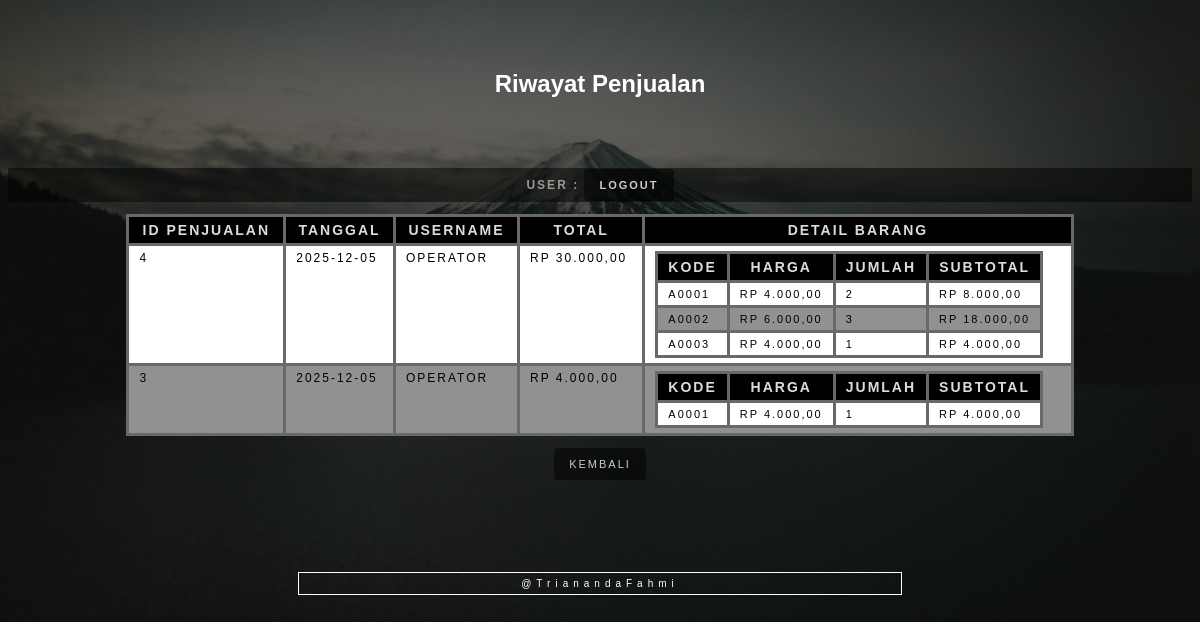
Screenshot of /rekampenjualan.php with the database file from the repository.
### tables this page shows
CREATE TABLE `penjualan` (
  `idPenjualan` int(5) NOT NULL,
  `username` char(10) NOT NULL,
  `tanggalPenjualan` date NOT NULL,
  `total` int(11) NOT NULL
);

CREATE TABLE `detailpenjualan` (
  `id` int(5) UNSIGNED ZEROFILL NOT NULL,
  `username` char(10) NOT NULL,
  `idPenjualan` int(5) NOT NULL,
  `kodeBarang` char(11) NOT NULL,
  `harga` int(11) NOT NULL,
  `jumlah` int(11) NOT NULL
);

### rekampenjualan.php (the view, shortened to what this page needs)
<!doctype html>
<html>
<head>
    <link rel="stylesheet" href="tampilan.css">
</head>
<body>
    <?php
    include "crudBarang.php";
    ?>
    <center>
        <h2>Riwayat Penjualan</h2>
        <?php
        echo ("<h3 class='info'>User : $_SESSION[namauser] <a href='logoutuser.php' class='btn'>LOGOUT</a></h3>");
        ?>
        <?php
        $koneksi = koneksi();
        $sql = "SELECT * FROM penjualan ORDER BY idPenjualan DESC";
        $hasil = mysqli_query($koneksi, $sql);
        if (mysqli_num_rows($hasil) == 0) {
            echo "<p>Tidak ada data penjualan.</p>";
        } else {
        ?>
            <table border="1">
                <tr>
                    <th>ID Penjualan</th>
                    <th>Tanggal</th>
                    <th>Username</th>
                    <th>Total</th>
                    <th>Detail Barang</th>
                </tr>
                <?php
                while ($row = mysqli_fetch_assoc($hasil)) {
                    $id = $row['idPenjualan'];
                    $tanggal = $row['tanggalPenjualan'];
                    $username = $row['username'];
                    $total = $row['total'];
                    $detail = mysqli_query(
                        $koneksi,
                        "SELECT * FROM detailpenjualan WHERE idPenjualan='$id'"
                    );
                ?>
                    <tr>
                        <td><?php echo $id; ?></td>
                        <td><?php echo $tanggal; ?></td>
                        <td><?php echo $username; ?></td>
                        <td><?php echo rupiah($total); ?></td>
                        <td>
                            <table border="1" style="font-size: 11px;">
                                <tr>
                                    <th>Kode</th>
                                    <th>Harga</th>
                                    <th>Jumlah</th>
                                    <th>Subtotal</th>
                                </tr>
                                <?php
                                while ($d = mysqli_fetch_assoc($detail)) {
                                    $sub = $d['harga'] * $d['jumlah'];
                                    echo "
                <tr>
                    <td>{$d['kodeBarang']}</td>
                    <td>" . rupiah($d['harga']) . "</td>
                    <td>{$d['jumlah']}</td>
                    <td>" . rupiah($sub) . "</td>
                </tr>";
                                }
                                ?>
                            </table>
                        </td>
                    </tr>
                <?php
                }
                ?>
            </table>
        <?php
        }
        ?>
        <br>
        <a href="index.php" class="btn">KEMBALI</a>
        <a href="#" class="footeruser">@TrianandaFahmi</a>
    </center>
</body>
</html>

### tampilan.css (style rules this page uses)
* { -webkit-transition-property: all; -webkit-transition-duration: .2s; -moz-transition-timing-function: cubic-bezier(100, 50, 21, 6); -moz-transition-property: all; -moz-transition-timing-function: cubic-bezier(100, 50, 21, 6); }
body { background-image: linear-gradient(rgba(0, 0, 0, .5), rgba(0, 0, 0, .5)), url("image/BG2.jpg"); background-position: center; background-size: cover; text-align: center; font-family: 'Oswald', sans-serif; min-width: 800px; align-items: center; justify-content: center; }
table { min-width: 80%; border-collapse: collapse; color: #000000; font-size: 12px; text-decoration: none; letter-spacing: 2px; text-transform: uppercase; padding-bottom: 20px; }
table th { background: #000000; color: #DCDCDC; font-weight: bold; font-size: 14px; }
table th, table td { vertical-align: top; padding: 5px 10px; border: 3px solid #696969; }
table tr { background: #919191; }
table tr:nth-child(even) { background: #FFFFFF; }
h2 { color: #FFFFFF; padding: 50px; }
h3 { color: #FFFFFF; padding: 50px; padding-bottom: 20px; }
.btn { color: #ccc; background: rgba(0, 0, 0, 0.5); padding: 10px 15px; font-size: 11px; text-decoration: none; letter-spacing: 2px; text-transform: uppercase; border-radius: 4px; }
.info { color: #999; background: rgba(0, 0, 0, 0.5); padding: 10px 20px; font-size: 12px; text-decoration: none; letter-spacing: 2px; text-transform: uppercase; }
.footeruser { font-size: 10px; color: #fff; clear: both; display: block; letter-spacing: 5px; border: 1px solid #fff; padding: 5px; text-decoration: none; width: 50%; margin: auto; margin-top: 100px; }

### rows the page displays
penjualan: idPenjualan "4", tanggalPenjualan "2025-12-05", username "OPERATOR", total "RP 30.000,00"
detailpenjualan: kodeBarang "A0001", harga "RP 4.000,00", jumlah "2", rupiah($sub) "RP 8.000,00"
detailpenjualan: kodeBarang "A0002", harga "RP 6.000,00", jumlah "3", rupiah($sub) "RP 18.000,00"
detailpenjualan: kodeBarang "A0003", harga "RP 4.000,00", jumlah "1", rupiah($sub) "RP 4.000,00"
penjualan: idPenjualan "3", tanggalPenjualan "2025-12-05", username "OPERATOR", total "RP 4.000,00"
detailpenjualan: kodeBarang "A0001", harga "RP 4.000,00", jumlah "1", rupiah($sub) "RP 4.000,00"
